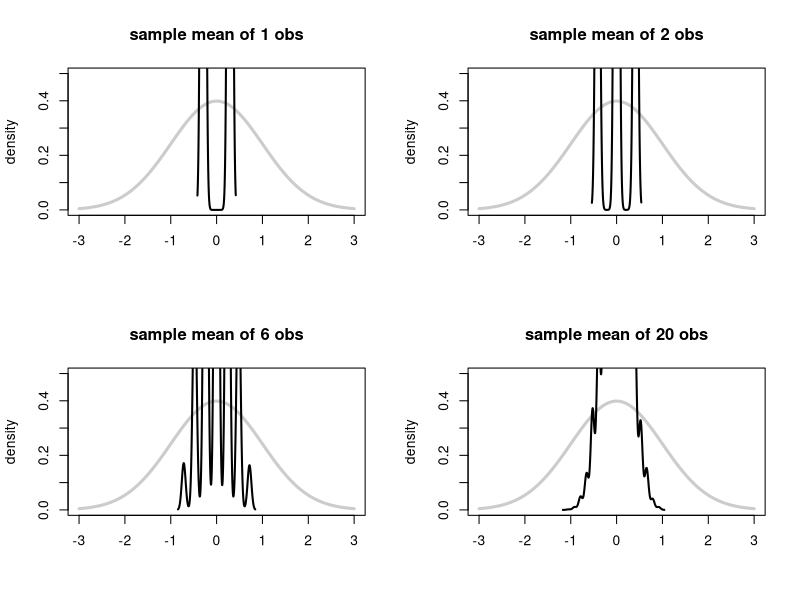

Generate this figure with R:
png("die.png")#, horizontal = FALSE, paper = "letter")
par(mfrow = c(2, 2))
for (n in c(1, 2, 6, 20)){
  temp <- matrix(sample(0 : 1, n * 10000, replace = TRUE), ncol = n)
  temp <- apply(temp, 1, mean)
  temp <- (temp - .5) / (4.1833 / sqrt(6 * n))
  dty <- density(temp)
  plot(dty$x, dty$y, xlab = "", ylab = "density", type = "n", xlim = c(-3, 3), ylim = c(0, .5))
  title(paste("sample mean of", n, "obs"))
  lines(seq(-3, 3, length = 100), dnorm(seq(-3, 3, length = 100)), col = grey(.8), lwd = 3)
  lines(dty$x, dty$y, lwd = 2)
}
dev.off()

